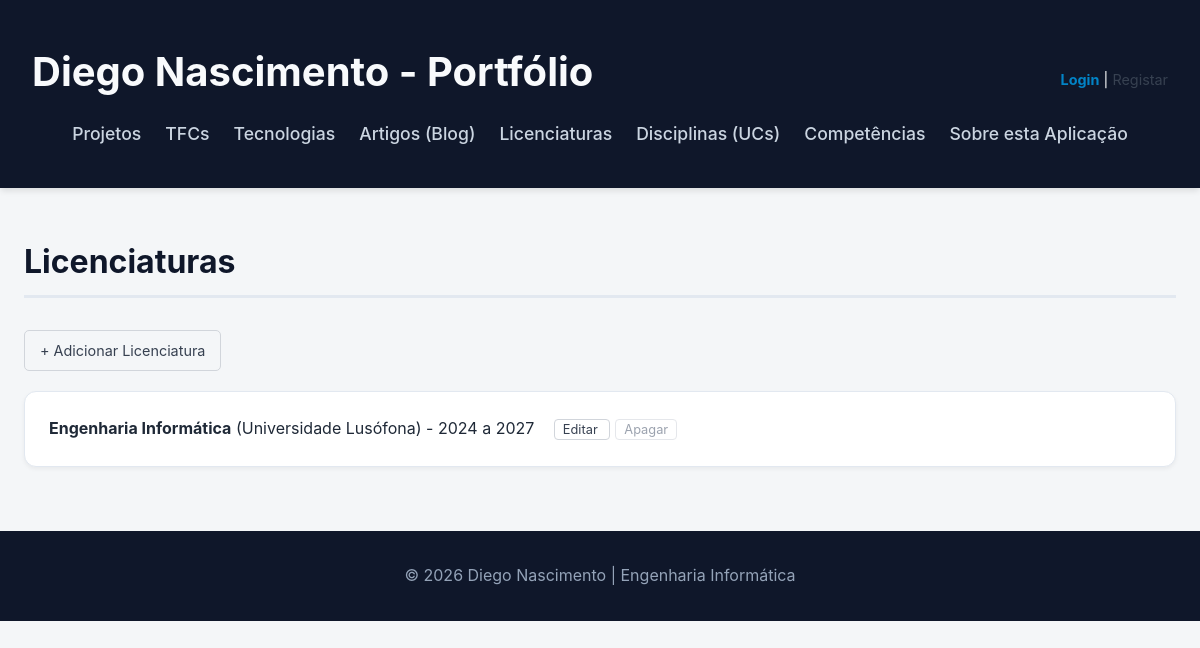
The app's page /licenciaturas/ with its own data.
### portfolio/models.py (models this page shows, shortened)
class Licenciatura(models.Model):
    nome = models.CharField(max_length=100)
    instituicao = models.CharField(max_length=100)
    ano_inicio = models.IntegerField()
    ano_conclusao = models.IntegerField()

### portfolio/views.py (the view)
# urls.py: path('licenciaturas/', views.licenciaturas_view, name='licenciaturas'),
def licenciaturas_view(request):
    licenciaturas = Licenciatura.objects.all()
    return render(request, 'portfolio/licenciaturas.html', {'licenciaturas': licenciaturas})

### portfolio/templates/portfolio/licenciaturas.html
{% extends "portfolio/base.html" %}
{% block content %}
    <h2>Licenciaturas</h2>
    <a href="{% url 'nova_licenciatura' %}" style="display: inline-block; margin-bottom: 20px; padding: 8px 15px; background: transparent; color: #374151; text-decoration: none; border: 1px solid #d1d5db; border-radius: 5px; font-size: 0.9em;">
        + Adicionar Licenciatura
    </a>
    <ul>
        {% for lic in licenciaturas %}
            <li style="margin-bottom: 15px;">
                <strong>{{ lic.nome }}</strong> ({{ lic.instituicao }}) - {{ lic.ano_inicio }} a {{ lic.ano_conclusao }}
                <span style="margin-left: 15px;">
                    <a href="{% url 'editar_licenciatura' lic.id %}" style="color: #374151; text-decoration: none; border: 1px solid #d1d5db; padding: 2px 8px; border-radius: 4px; font-size: 0.8em; transition: 0.2s;">
                        Editar
                    </a>
                    <a href="{% url 'apagar_licenciatura' lic.id %}" style="color: #9ca3af; text-decoration: none; border: 1px solid #e5e7eb; padding: 2px 8px; border-radius: 4px; font-size: 0.8em; margin-left: 5px; transition: 0.2s;">
                        Apagar
                    </a>
                </span>
            </li>
        {% empty %}
            <li>Ainda não há licenciaturas registadas.</li>
        {% endfor %}
    </ul>
{% endblock %}

### portfolio/static/portfolio/styles.css (style rules this page uses)
* { box-sizing: border-box; margin: 0; padding: 0; }
body { font-family: "Inter", "Segoe UI", system-ui, sans-serif; background: #f4f6f8; color: #1f2937; line-height: 1.6; }
main > h2 { font-size: 2rem; color: #0f172a; border-bottom: 3px solid #e2e8f0; padding-bottom: 0.5rem; margin-bottom: 2rem; }
main > ul { list-style: none; }
main > ul > li { background: white; margin-bottom: 1rem; padding: 1.5rem; border-radius: 12px; box-shadow: 0 2px 4px rgba(0, 0, 0, 0.05); border: 1px solid #e2e8f0; }

### records on screen
Licenciatura: nome "Engenharia Informática", instituicao "Universidade Lusófona", ano_inicio "2024", ano_conclusao "2027"
